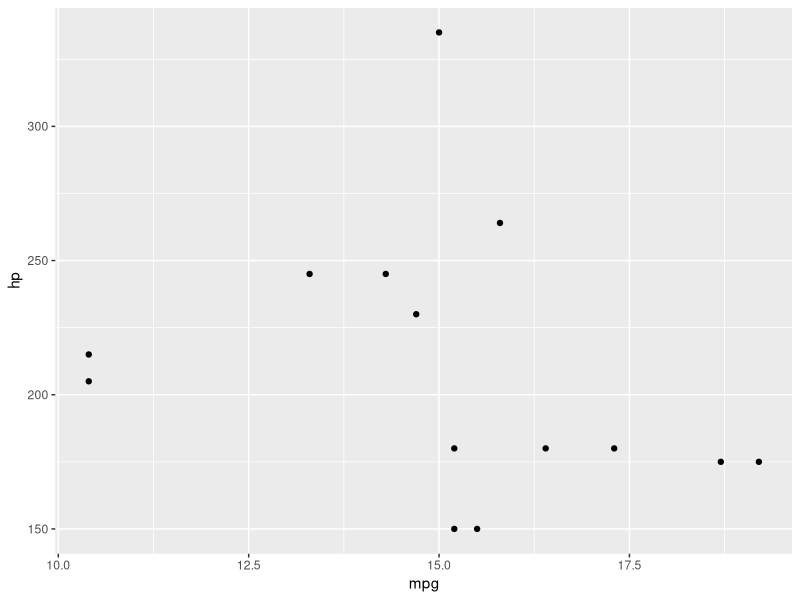

Recreate this plot in R.
#################
### Some Code ###
#################

library(tidyverse)
library(ggplot2)

df <- mtcars %>%
  filter(cyl > 6)

ggplot(df,
       aes(x = mpg,
           y = hp)) +
  geom_point()
